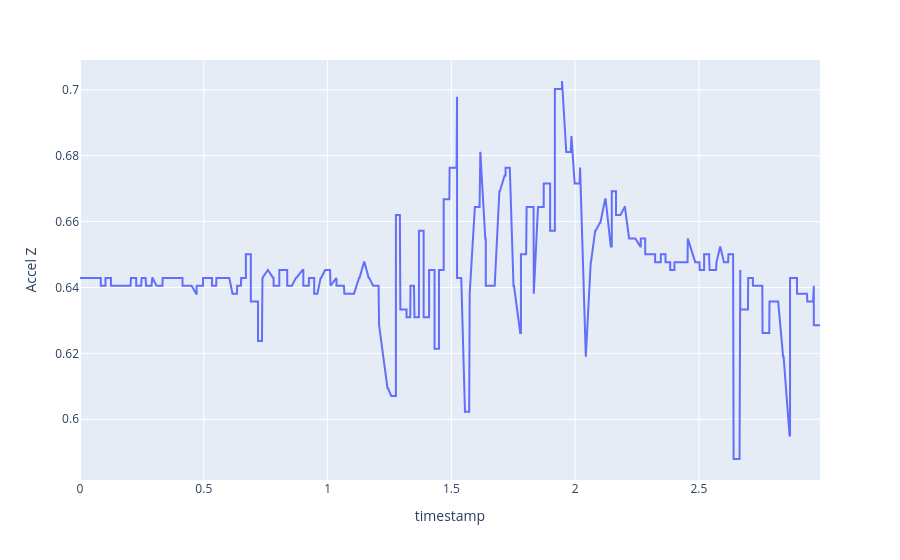

Notebook code cell kept with this figure:
### Code cell
accel_data2.plot(x="timestamp", y="Accel Z")

### Figure 1 — Plotly figure (JSON) as saved in the notebook; plotly's stock layout.template omitted (floating-point values rounded to 4 significant figures; data arrays with more than 128 entries replaced by an {"elided": "..."} marker saying what was removed)
{"data": [{"hovertemplate": "timestamp=%{x}<br>Accel Z=%{y}<extra></extra>", "legendgroup": "", "line": {"color": "#636efa", "dash": "solid"}, "marker": {"symbol": "circle"}, "mode": "lines", "name": "", "orientation": "v", "showlegend": false, "type": "scatter", "x": {"elided": "548 float values"}, "xaxis": "x", "y": {"elided": "548 float values"}, "yaxis": "y"}], "layout": {"legend": {"tracegroupgap": 0}, "margin": {"t": 60}, "xaxis": {"anchor": "y", "domain": [0, 1], "title": {"text": "timestamp"}}, "yaxis": {"anchor": "x", "domain": [0, 1], "title": {"text": "Accel Z"}}}}
